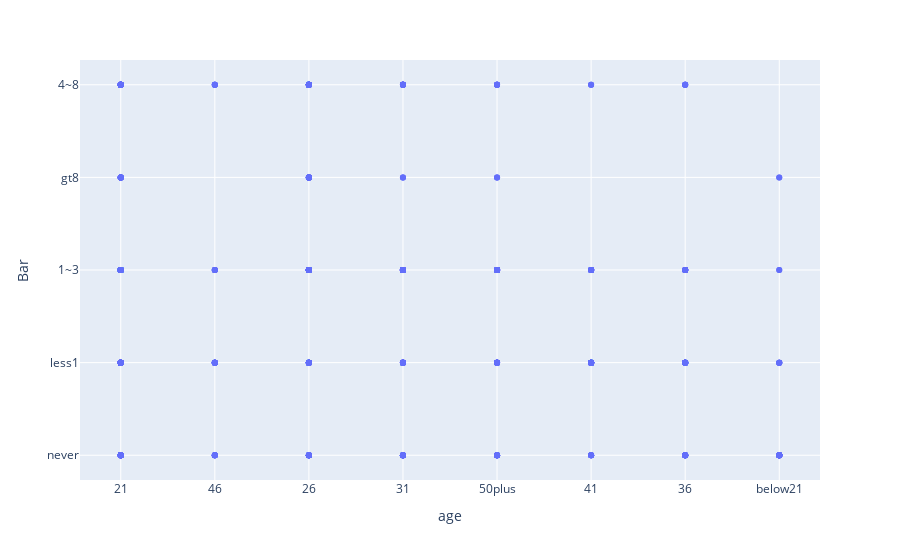

Here is the notebook cell this chart was saved with:
### Code cell
#look at data from another view as scatter plot for age and bar
px.scatter(accepted_bar, x = "age", y ="Bar")

### Figure 1 — Plotly figure (JSON) as saved in the notebook; plotly's stock layout.template omitted (floating-point values rounded to 4 significant figures; data arrays with more than 128 entries replaced by an {"elided": "..."} marker saying what was removed)
{"data": [{"hovertemplate": "age=%{x}<br>Bar=%{y}<extra></extra>", "legendgroup": "", "marker": {"color": "#636efa", "symbol": "circle"}, "mode": "markers", "name": "", "orientation": "v", "showlegend": false, "type": "scatter", "x": {"elided": "827 str values"}, "xaxis": "x", "y": {"elided": "827 str values"}, "yaxis": "y"}], "layout": {"autosize": true, "legend": {"tracegroupgap": 0}, "margin": {"t": 60}, "xaxis": {"anchor": "y", "autorange": true, "domain": [0, 1], "range": [-0.423, 7.423], "title": {"text": "age"}, "type": "category"}, "yaxis": {"anchor": "x", "autorange": true, "domain": [0, 1], "range": [-0.3097, 4.31], "title": {"text": "Bar"}, "type": "category"}}}
